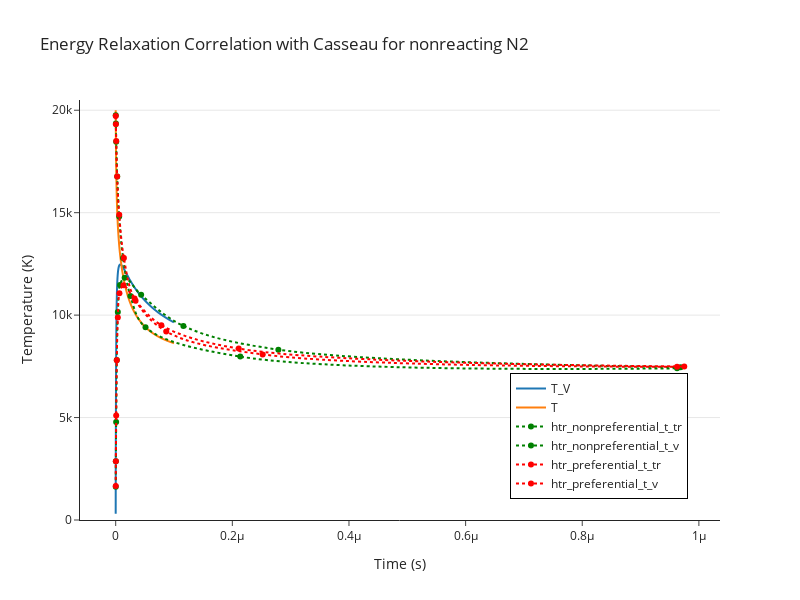
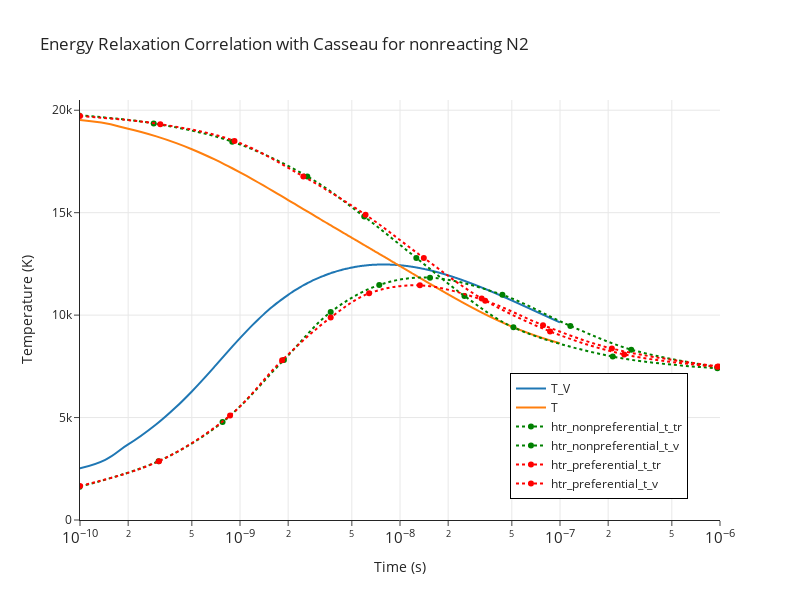
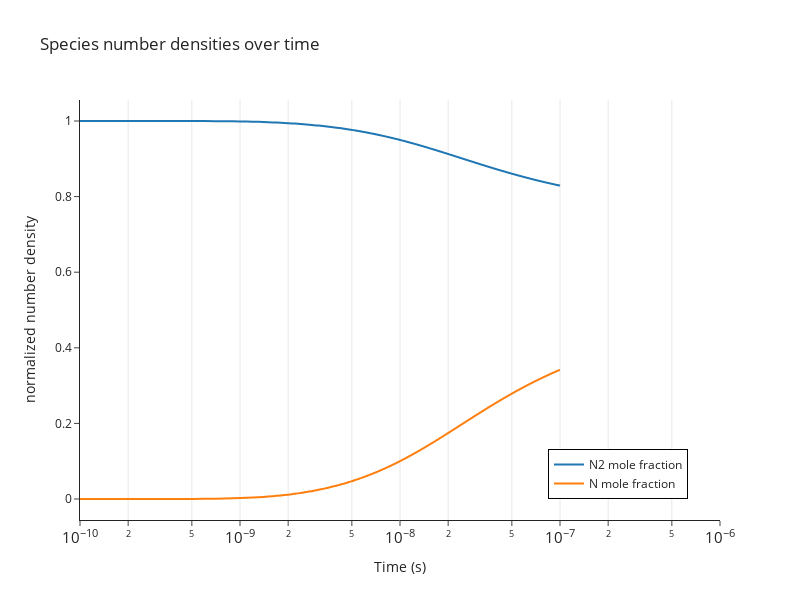

The cell these charts' notebook holds for them, in order:
### Code cell
from plotly import graph_objects as go
import pandas as pd

# JIT-compiled version of extract_primitives_from_U (needs to be executed once per kernel uptime)
extract_primitives_from_U_jitted = jax.jit(
    equation_manager_utils.extract_primitives_from_U
)

# extract primitives and plot
Y_s, rho, T, T_V, p = jax.vmap(
    extract_primitives_from_U_jitted,
    in_axes=(0, None),
)(U_field, equation_manager)


fig = go.Figure()
fig.add_trace(
    go.Scatter(
        x=t,
        y=T_V[:, 0],
        mode="lines",
        name="T_V",
        line=dict(shape="spline", smoothing=1.0),
    )
)
fig.add_trace(
    go.Scatter(
        x=t, y=T[:, 0], mode="lines", name="T", line=dict(shape="spline", smoothing=1.0)
    )
)

fig.add_hline(y=7623.3, name="T_eq Casseau", line_dash="dash", line_color="black")

# Load and plot reference data from CSV
csv_path = "/home/hhoechter/tum/jaxfluids_internship/experiments/heatbath_0d/williams_figure_1_n2.csv"
df = pd.read_csv(
    csv_path, skiprows=1
)  # Skip the first header row, use X,Y,X,Y... as columns

# Read first row to get the dataset names
with open(csv_path, "r") as f:
    header_line = f.readline().strip()
dataset_names = [name for name in header_line.split(",") if name]

# Group datasets by prefix (e.g., "modified", "hy2foam_default", "monaco")
prefixes = []
for name in dataset_names:
    # Extract prefix by removing _t_v or _t_tr suffix
    if "_t_v" in name:
        prefix = name.replace("_t_v", "")
    elif "_t_tr" in name:
        prefix = name.replace("_t_tr", "")
    else:
        prefix = name
    if prefix not in prefixes:
        prefixes.append(prefix)

# Define colors for each prefix
colors = ["green", "red", "purple", "orange", "brown", "pink"]
prefix_colors = {prefix: colors[i % len(colors)] for i, prefix in enumerate(prefixes)}

# Plot each dataset (columns come in pairs: X, Y for each dataset)
for i, name in enumerate(dataset_names):
    x_col = i * 2  # X column index
    y_col = i * 2 + 1  # Y column index

    if x_col >= len(df.columns) or y_col >= len(df.columns):
        continue

    x_data = pd.to_numeric(df.iloc[:, x_col], errors="coerce").dropna().values
    y_data = pd.to_numeric(df.iloc[:, y_col], errors="coerce").dropna().values

    # Use minimum length in case of mismatched data
    min_len = min(len(x_data), len(y_data))
    x_data = x_data[:min_len]
    y_data = y_data[:min_len]

    # Find prefix for this dataset
    if "_t_v" in name:
        prefix = name.replace("_t_v", "")
    elif "_t_tr" in name:
        prefix = name.replace("_t_tr", "")
    else:
        prefix = name

    fig.add_trace(
        go.Scatter(
            x=x_data,
            y=y_data * 1000,  # Scale Y values (they appear to be in units of 1000 K)
            mode="markers+lines",
            line=dict(dash="dot", smoothing=1.0, shape="spline"),
            name=name,
            marker=dict(color=prefix_colors.get(prefix, "gray")),
        )
    )

fig.update_yaxes(range=[0, 20500], showgrid=True)
fig.update_layout(
    template="simple_white",
    title="Energy Relaxation Correlation with Casseau for nonreacting N2",
    xaxis_title="Time (s)",
    yaxis_title="Temperature (K)",
    legend=dict(
        x=0.95,
        y=0.05,
        xanchor="right",
        yanchor="bottom",
        borderwidth=1,
        bordercolor="black",
    ),
    showlegend=True,
    width=800,
    height=600,
)
fig.show()
fig.update_xaxes(type="log", exponentformat="power", showexponent="all", showgrid=True)
fig.update_xaxes(range=[-10, -6])
fig.show()

# plot normalized species number densities
M = jnp.sum(Y_s * species.molar_masses[None, None, :], axis=2)
n = Y_s[:, 0, :] * rho / M * constants.N_A  # 1/m3
n_tot_init = p_init / (constants.R_universal * T_tr_init) * constants.N_A

palette = ["#1f77b4", "#ff7f0e", "#2ca02c", "#d62728", "#9467bd", "#8c564b"]

fig = go.Figure()
for i, name in enumerate(species.names):
    fig.add_trace(
        go.Scatter(
            x=t,
            y=n[:, i] / n_tot_init,
            mode="lines",
            name=f"{name} mole fraction",
            line=dict(shape="spline", smoothing=1.0, color=palette[i % len(palette)]),
        )
    )

fig.update_xaxes(type="log", exponentformat="power", showexponent="all", showgrid=True)
fig.update_layout(
    template="simple_white",
    title="Species number densities over time",
    xaxis_title="Time (s)",
    yaxis_title="normalized number density",
    legend=dict(
        x=0.95,
        y=0.05,
        xanchor="right",
        yanchor="bottom",
        borderwidth=1,
        bordercolor="black",
    ),
    showlegend=True,
    width=800,
    height=600,
)
fig.update_xaxes(range=[-10, -6])
fig.show()

### Figure 1 — Plotly figure (JSON) as saved in the notebook; plotly's stock layout.template omitted (floating-point values rounded to 4 significant figures; data arrays with more than 128 entries replaced by an {"elided": "..."} marker saying what was removed)
{"data": [{"line": {"shape": "spline", "smoothing": 1}, "mode": "lines", "name": "T_V", "type": "scatter", "x": {"elided": "1000 float values"}, "y": {"elided": "1000 float values"}}, {"line": {"shape": "spline", "smoothing": 1}, "mode": "lines", "name": "T", "type": "scatter", "x": {"elided": "1000 float values"}, "y": {"elided": "1000 float values"}}, {"line": {"dash": "dot", "shape": "spline", "smoothing": 1}, "marker": {"color": "green"}, "mode": "markers+lines", "name": "htr_nonpreferential_t_tr", "type": "scatter", "x": [9.874e-11, 2.889e-10, 8.948e-10, 2.634e-09, 5.978e-09, 1.265e-08, 2.528e-08, 5.116e-08, 2.136e-07, 9.626e-07], "y": [19750.0, 19360.0, 18470.0, 16770.0, 14810.0, 12790.0, 10940.0, 9402.0, 7975.0, 7404.0]}, {"line": {"dash": "dot", "shape": "spline", "smoothing": 1}, "marker": {"color": "green"}, "mode": "markers+lines", "name": "htr_nonpreferential_t_v", "type": "scatter", "x": [9.937e-11, 3.098e-10, 7.781e-10, 1.881e-09, 3.689e-09, 7.419e-09, 1.54e-08, 4.365e-08, 1.161e-07, 2.789e-07, 9.687e-07], "y": [1624.0, 2872.0, 4781.0, 7814.0, 10150.0, 11470.0, 11830.0, 10990.0, 9474.0, 8314.0, 7458.0]}, {"line": {"dash": "dot", "shape": "spline", "smoothing": 1}, "marker": {"color": "red"}, "mode": "markers+lines", "name": "htr_preferential_t_tr", "type": "scatter", "x": [1e-10, 3.177e-10, 9.237e-10, 2.488e-09, 6.093e-09, 1.409e-08, 3.239e-08, 8.668e-08, 2.52e-07, 9.626e-07], "y": [19710.0, 19320.0, 18500.0, 16770.0, 14900.0, 12790.0, 10810.0, 9206.0, 8082.0, 7475.0]}, {"line": {"dash": "dot", "shape": "spline", "smoothing": 1}, "marker": {"color": "red"}, "mode": "markers+lines", "name": "htr_preferential_t_v", "type": "scatter", "x": [1e-10, 3.117e-10, 8.668e-10, 1.834e-09, 3.689e-09, 6.411e-09, 1.331e-08, 3.407e-08, 7.831e-08, 2.109e-07, 9.749e-07], "y": [1659.0, 2872.0, 5103.0, 7797.0, 9884.0, 11060.0, 11450.0, 10700.0, 9509.0, 8368.0, 7493.0]}], "layout": {"height": 600, "legend": {"bordercolor": "black", "borderwidth": 1, "x": 0.95, "xanchor": "right", "y": 0.05, "yanchor": "bottom"}, "shapes": [{"line": {"color": "black", "dash": "dash"}, "name": "T_eq Casseau", "type": "line", "x0": 0, "x1": 1, "xref": "x domain", "y0": 7623.0, "y1": 7623.0, "yref": "y"}], "showlegend": true, "title": {"text": "Energy Relaxation Correlation with Casseau for nonreacting N2"}, "width": 800, "xaxis": {"title": {"text": "Time (s)"}}, "yaxis": {"range": [0, 20500], "showgrid": true, "title": {"text": "Temperature (K)"}}}}

### Figure 2 — Plotly figure (JSON) as saved in the notebook; plotly's stock layout.template omitted (floating-point values rounded to 4 significant figures; data arrays with more than 128 entries replaced by an {"elided": "..."} marker saying what was removed)
{"data": [{"line": {"shape": "spline", "smoothing": 1}, "mode": "lines", "name": "T_V", "type": "scatter", "x": {"elided": "1000 float values"}, "y": {"elided": "1000 float values"}}, {"line": {"shape": "spline", "smoothing": 1}, "mode": "lines", "name": "T", "type": "scatter", "x": {"elided": "1000 float values"}, "y": {"elided": "1000 float values"}}, {"line": {"dash": "dot", "shape": "spline", "smoothing": 1}, "marker": {"color": "green"}, "mode": "markers+lines", "name": "htr_nonpreferential_t_tr", "type": "scatter", "x": [9.874e-11, 2.889e-10, 8.948e-10, 2.634e-09, 5.978e-09, 1.265e-08, 2.528e-08, 5.116e-08, 2.136e-07, 9.626e-07], "y": [19750.0, 19360.0, 18470.0, 16770.0, 14810.0, 12790.0, 10940.0, 9402.0, 7975.0, 7404.0]}, {"line": {"dash": "dot", "shape": "spline", "smoothing": 1}, "marker": {"color": "green"}, "mode": "markers+lines", "name": "htr_nonpreferential_t_v", "type": "scatter", "x": [9.937e-11, 3.098e-10, 7.781e-10, 1.881e-09, 3.689e-09, 7.419e-09, 1.54e-08, 4.365e-08, 1.161e-07, 2.789e-07, 9.687e-07], "y": [1624.0, 2872.0, 4781.0, 7814.0, 10150.0, 11470.0, 11830.0, 10990.0, 9474.0, 8314.0, 7458.0]}, {"line": {"dash": "dot", "shape": "spline", "smoothing": 1}, "marker": {"color": "red"}, "mode": "markers+lines", "name": "htr_preferential_t_tr", "type": "scatter", "x": [1e-10, 3.177e-10, 9.237e-10, 2.488e-09, 6.093e-09, 1.409e-08, 3.239e-08, 8.668e-08, 2.52e-07, 9.626e-07], "y": [19710.0, 19320.0, 18500.0, 16770.0, 14900.0, 12790.0, 10810.0, 9206.0, 8082.0, 7475.0]}, {"line": {"dash": "dot", "shape": "spline", "smoothing": 1}, "marker": {"color": "red"}, "mode": "markers+lines", "name": "htr_preferential_t_v", "type": "scatter", "x": [1e-10, 3.117e-10, 8.668e-10, 1.834e-09, 3.689e-09, 6.411e-09, 1.331e-08, 3.407e-08, 7.831e-08, 2.109e-07, 9.749e-07], "y": [1659.0, 2872.0, 5103.0, 7797.0, 9884.0, 11060.0, 11450.0, 10700.0, 9509.0, 8368.0, 7493.0]}], "layout": {"height": 600, "legend": {"bordercolor": "black", "borderwidth": 1, "x": 0.95, "xanchor": "right", "y": 0.05, "yanchor": "bottom"}, "shapes": [{"line": {"color": "black", "dash": "dash"}, "name": "T_eq Casseau", "type": "line", "x0": 0, "x1": 1, "xref": "x domain", "y0": 7623.0, "y1": 7623.0, "yref": "y"}], "showlegend": true, "title": {"text": "Energy Relaxation Correlation with Casseau for nonreacting N2"}, "width": 800, "xaxis": {"exponentformat": "power", "range": [-10, -6], "showexponent": "all", "showgrid": true, "title": {"text": "Time (s)"}, "type": "log"}, "yaxis": {"range": [0, 20500], "showgrid": true, "title": {"text": "Temperature (K)"}}}}

### Figure 3 — Plotly figure (JSON) as saved in the notebook; plotly's stock layout.template omitted (floating-point values rounded to 4 significant figures; data arrays with more than 128 entries replaced by an {"elided": "..."} marker saying what was removed)
{"data": [{"line": {"color": "#1f77b4", "shape": "spline", "smoothing": 1}, "mode": "lines", "name": "N2 mole fraction", "type": "scatter", "x": {"elided": "1000 float values"}, "y": {"elided": "1000 float values"}}, {"line": {"color": "#ff7f0e", "shape": "spline", "smoothing": 1}, "mode": "lines", "name": "N mole fraction", "type": "scatter", "x": {"elided": "1000 float values"}, "y": {"elided": "1000 float values"}}], "layout": {"height": 600, "legend": {"bordercolor": "black", "borderwidth": 1, "x": 0.95, "xanchor": "right", "y": 0.05, "yanchor": "bottom"}, "showlegend": true, "title": {"text": "Species number densities over time"}, "width": 800, "xaxis": {"exponentformat": "power", "range": [-10, -6], "showexponent": "all", "showgrid": true, "title": {"text": "Time (s)"}, "type": "log"}, "yaxis": {"title": {"text": "normalized number density"}}}}
